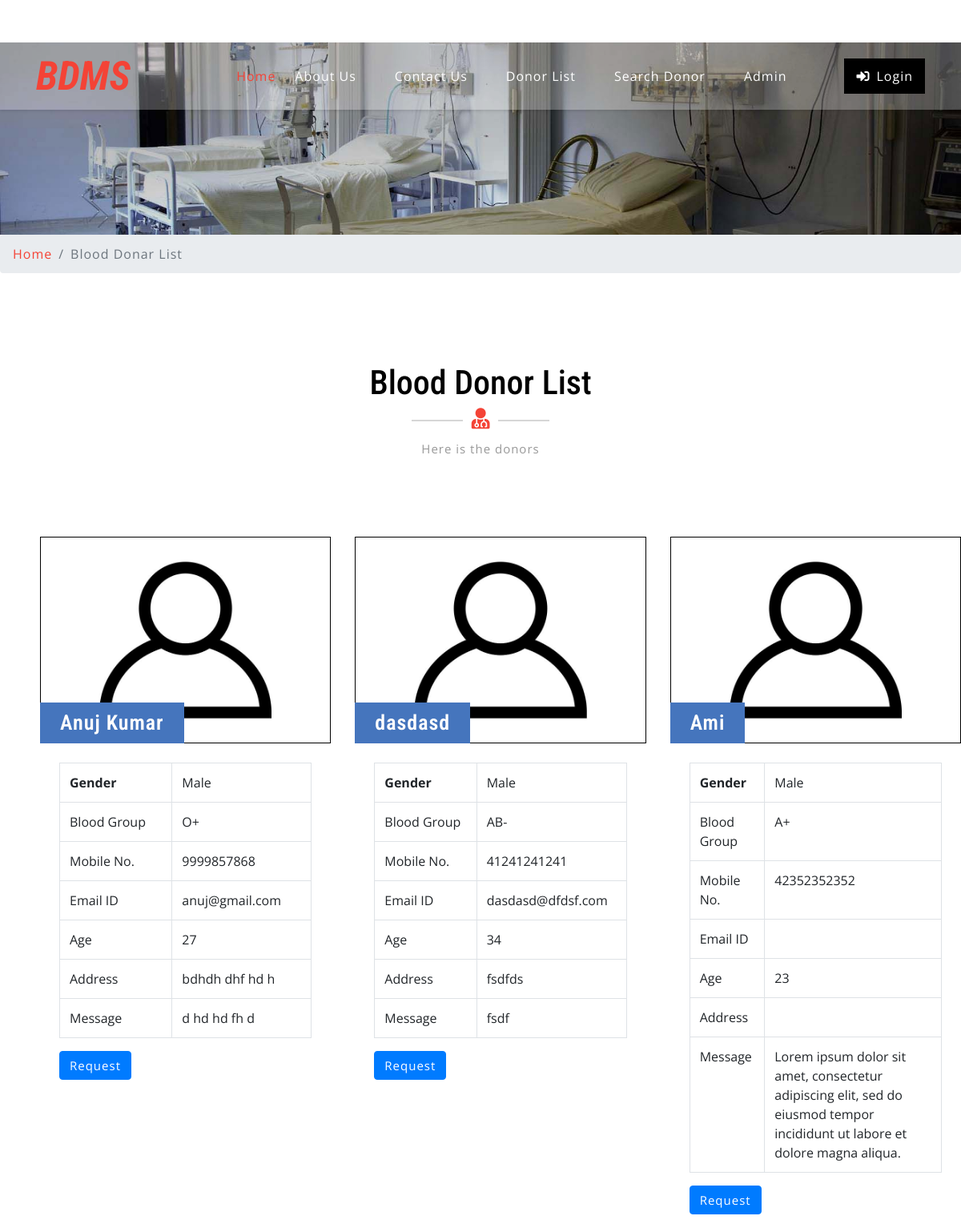
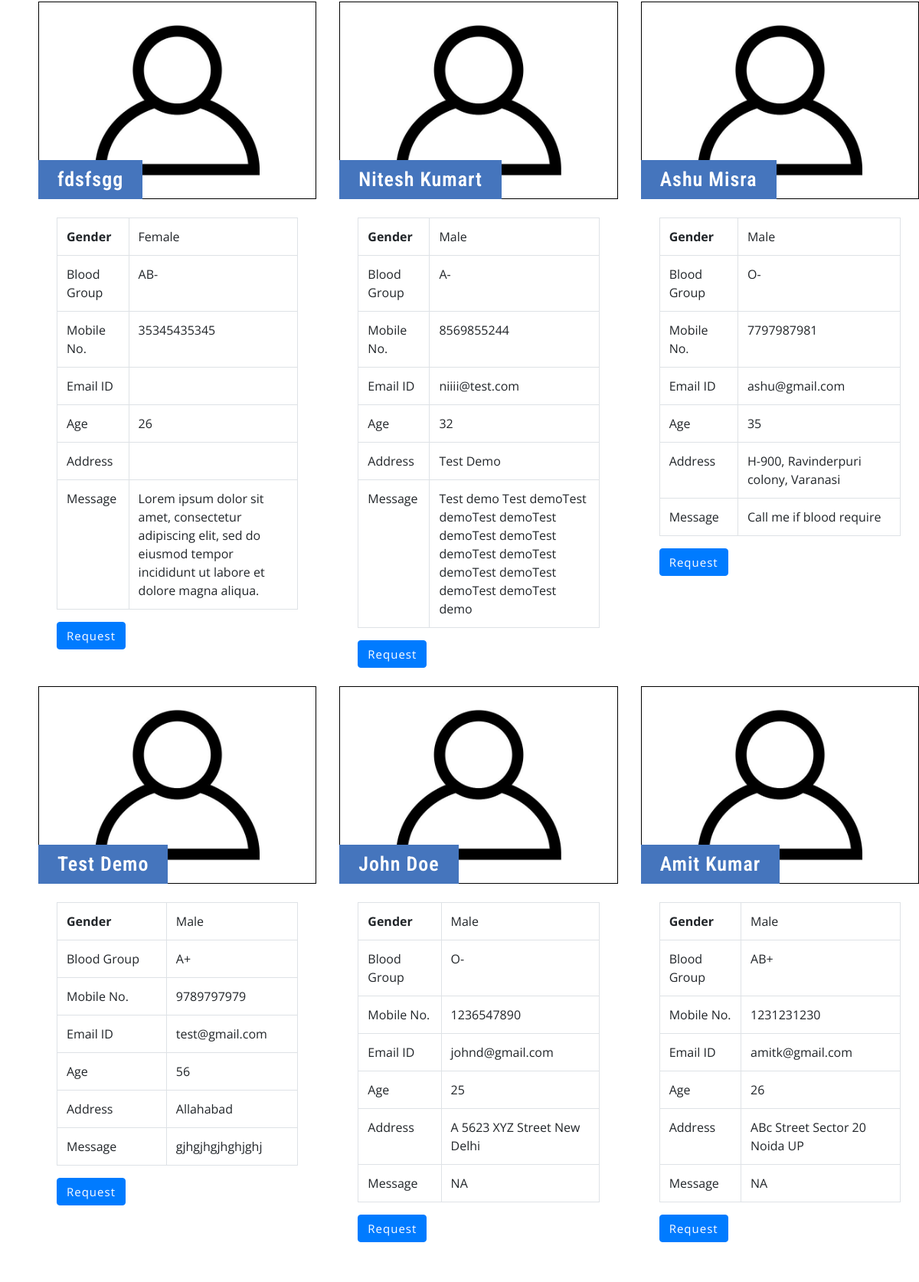
Page /donor-list.php on the committed database (2 pictures, top to bottom).
### tables this page shows
CREATE TABLE `tblcontactusinfo` (
  `id` int(11) NOT NULL,
  `Address` tinytext DEFAULT NULL,
  `EmailId` varchar(255) DEFAULT NULL,
  `ContactNo` char(11) DEFAULT NULL
);

CREATE TABLE `tblblooddonars` (
  `id` int(11) NOT NULL,
  `FullName` varchar(100) DEFAULT NULL,
  `MobileNumber` char(11) DEFAULT NULL,
  `EmailId` varchar(100) DEFAULT NULL,
  `Gender` varchar(20) DEFAULT NULL,
  `Age` int(11) DEFAULT NULL,
  `BloodGroup` varchar(20) DEFAULT NULL,
  `Address` varchar(255) DEFAULT NULL,
  `Message` mediumtext DEFAULT NULL,
  `PostingDate` timestamp NOT NULL DEFAULT current_timestamp(),
  `status` int(1) DEFAULT NULL,
  `Password` varchar(250) DEFAULT NULL
);

### donor-list.php (the view, shortened to what this page needs)
<?php
include('includes/config.php');
?>
<!DOCTYPE html>
<html lang="zxx">
<head>
	<link rel="stylesheet" href="css/bootstrap.css">
	<link rel="stylesheet" href="css/style.css" type="text/css" media="all" />
	<link rel="stylesheet" href="css/fontawesome-all.css">
</head>
<body>
	<?php include('includes/header.php');?>
	<div class="inner-banner-w3ls">
	</div>
	<div class="breadcrumb-agile">
		<div aria-label="breadcrumb">
			<ol class="breadcrumb">
				<li class="breadcrumb-item">
					<a href="index.php">Home</a>
				</li>
				<li class="breadcrumb-item active" aria-current="page">Blood Donar List</li>
			</ol>
		</div>
	</div>
	<div class="agileits-contact py-5">
		<div class="py-xl-5 py-lg-3">
			<div class="w3ls-titles text-center mb-5">
				<h3 class="title">Blood Donor List</h3>
				<span>
					<i class="fas fa-user-md"></i>
				</span>
				<p class="mt-2">Here is the donors</p>
			</div>
			<div class="d-flex">
				<div class="row package-grids mt-5" style="padding-left: 50px;">
				<?php
$status=1;
$sql = "SELECT * from tblblooddonars where status=:status";
$query = $dbh -> prepare($sql);
$query->bindParam(':status',$status,PDO::PARAM_STR);
$query->execute();
$results=$query->fetchAll(PDO::FETCH_OBJ);
if($query->rowCount() > 0)
{
foreach($results as $result)
{ ?>
				<div class="col-md-4 pricing">
					<div class="price-top">
							<img src="images/blood-donor.jpg" alt="Blood Donor" style="border:1px #000 solid" class="img-fluid" />
						<h3><?php echo htmlentities($result->FullName);?>
						</h3>
					</div>
					<div class="price-bottom p-4">
<table class="table table-bordered">
    <tbody>
      <tr>
        <th>Gender</th>
        <td><?php echo htmlentities($result->Gender);?></td>
      </tr>
      <tr>
        <td>Blood Group</td>
        <td><?php echo htmlentities($result->BloodGroup);?></td>
      </tr>
      <tr>
        <td>Mobile No.</td>
        <td><?php echo htmlentities($result->MobileNumber);?></td>
      </tr>
         <tr>
        <td>Email ID</td>
        <td><?php echo htmlentities($result->EmailId);?></td>
      </tr>
               <tr>
        <td>Age</td>
        <td><?php echo htmlentities($result->Age);?></td>
      </tr>
        <tr>
        <td>Address</td>
        <td><?php echo htmlentities($result->Address);?></td>
      </tr>
<tr>
        <td>Message</td>
        <td><?php echo htmlentities($result->Message);?></td>
      </tr>
    </tbody>
</table>
<a class="btn btn-primary" style="color:#fff"  href="contact-blood.php?cid=<?php echo $result->id;?>">Request</a>
					</div>
				</div><br>
			<?php }} ?>
			</div>
			</div>
		</div>
	</div>
</body>
</html>

### includes/header.php (shortened to what this page needs)
<?php
include('includes/config.php');
?>
   <?php
$sql = "SELECT * from tblcontactusinfo";
$query = $dbh -> prepare($sql);
$query->execute();
$results=$query->fetchAll(PDO::FETCH_OBJ);
if($query->rowCount() > 0)
{
foreach($results as $result)
{ ?>
                            <div class="col-6 header-top_w3layouts pl-3 text-lg-left text-center">
                                <p class="text-white">
                                    <i class="fas fa-map-marker-alt mr-2"></i><?php  echo $result->Address; ?></p>
                            </div>
                    <div class="col-lg-5 top-social-agile text-lg-right text-center">
                        <div class="row">
                            <div class="col-lg-7 col-6 top-w3layouts">
                                <p class="text-white">
                                    <i class="far fa-envelope-open mr-2"></i>
                                    <a href="mailto:info@example.com" class="text-white"><?php  echo $result->EmailId; ?></a>
                                </p>
                            </div>
                            <div class="col-lg-5 col-6 header-w3layouts pl-4 text-lg-left">
                                <p class="text-white">
                                    <i class="fas fa-phone mr-2"></i>+<?php  echo $result->ContactNo; ?></p>
                            </div>
                        </div><?php } } ?>
                    </div>
    <div id="home">
        <div class="main-top py-1">
            <nav class="navbar navbar-expand-lg navbar-light fixed-navi">
                <div class="container">
                    <h1>
                        <a class="navbar-brand font-weight-bold font-italic" href="index.php">
                            <span></span>BDMS
                        </a>
                    </h1>
                    <div class="collapse navbar-collapse text-center" id="navbarSupportedContent">
                        <ul class="navbar-nav ml-lg-auto">
                            <li class="nav-item active mt-lg-0 mt-3">
                                <a class="nav-link" href="index.php">Home
                                </a>
                            </li>
                            <li class="nav-item mx-lg-4 my-lg-0 my-3">
                                <a class="nav-link" href="about.php">About Us</a>
                            </li>
                            <li class="nav-item mx-lg-4 my-lg-0 my-3">
                                <a class="nav-link" href="contact.php">Contact Us</a>
                            </li>
                            <li class="nav-item mx-lg-4 my-lg-0 my-3">
                                <a class="nav-link" href="donor-list.php">Donor List</a>
                            </li>
                            <li class="nav-item mx-lg-4 my-lg-0 my-3">
                                <a class="nav-link" href="search-donor.php">Search Donor</a>
                            </li>
                            <?php if (strlen($_SESSION['bbdmsdid']==0)) {?>
                            <li class="nav-item mx-lg-4 my-lg-0 my-3">
                                <a class="nav-link" href="admin/index.php">Admin</a>
                            </li>
                        </ul>
                        <a href="#" class="login-button ml-lg-5 mt-lg-0 mt-4 mb-lg-0 mb-3" data-toggle="modal" data-target="#exampleModalCenter1">
                            <i class="fas fa-sign-in-alt mr-2"></i>Login</a><?php } ?>
                    </div>
                </div>
            </nav>
        </div>
    </div>

### css/style.css (style rules this page uses)
body { padding: 0; margin: 0; background: #FFF; font-family: 'Open Sans', sans-serif; }
body a { transition: 0.5s all; -webkit-transition: 0.5s all; -moz-transition: 0.5s all; -o-transition: 0.5s all; -ms-transition: 0.5s all; text-decoration: none; }
h1, h2, h3, h4, h5, h6 { margin: 0; padding: 0; font-family: 'Roboto Condensed', sans-serif; }
p { margin: 0; padding: 0; font-family: 'Open Sans', sans-serif; font-size: 15px; letter-spacing: 1px; line-height: 1.9; color: #999; }
ul, ol { margin: 0; padding: 0; }
.header-top_w3layouts p, .header-w3layouts p, .top-w3layouts p { font-size: 14px; }
.header-top_w3layouts, .header-w3layouts { border-left: 1px solid rgba(255, 255, 255, 0.63); }
div#home { position: relative; }
.main-top { position: absolute; z-index: 999; width: 100%; background: rgba(255, 255, 255, 0.26); box-shadow: 0 2px 3px 0 rgba(0, 0, 0, 0.1); -webkit-transition: background-color .1s ease-in-out; -moz-transition: background-color .1s ease-in-out; -ms-transition: background-color .1s ease-in-out; -o-transition: background-color .1s ease-in-out; transition: background-color .1s ease-in-out; }
.navbar-light .navbar-nav .nav-link { padding: 0; color: #fff; background: transparent; font-size: 16px; letter-spacing: 1px; }
.navbar-light .navbar-nav .show>.nav-link, .navbar-light .navbar-nav .active>.nav-link, .navbar-light .navbar-nav .nav-link.show, .navbar-light .navbar-nav .nav-link.active, .navbar-light .navbar-nav .nav-link:hover, .navbar-light .navbar-nav .nav-link:focus { color: #f44336; }
nav.fixed-navi ul { list-style: none; margin: 0; padding: 0; }
nav.fixed-navi ul li { float: left; }
a.navbar-brand { color: #f44336; font-size: 50px; padding: 0; }
.navbar-light .navbar-brand, .navbar-light .navbar-brand:hover, .navbar-light .navbar-brand:focus, .w3l-footer h2 a span { color: #f44336; }
a.login-button { color: #fff; letter-spacing: 1px; font-size: 16px; padding: 10px 15px; background: #000; display: inline-block; }
h3.title { color: #000; font-size: 42px; }
.w3ls-titles span { position: relative; }
.w3ls-titles span:before { content: " "; background: #d6d6d6; width: 64px; height: 2px; position: absolute; top: 9px; left: -75px; }
.w3ls-titles span:after { content: " "; background: #d6d6d6; width: 64px; height: 2px; position: absolute; top: 9px; right: -75px; }
.w3ls-titles i { color: #f44336; font-size: 26px; margin-top: 5px; }
.pricing { -webkit-transition: all 0.5s; -moz-transition: all 0.5s; -o-transition: all 0.5s; -ms-transition: all 0.5s; transition: all 0.5s; }
.price-top { position: relative; }
.price-top h3 { font-size: 26px; color: #fff; position: absolute; background: #4575bd; padding: 10px 25px; bottom: 0; letter-spacing: 1px; text-align: center; font-weight: 600; }
.price-bottom { background: #fff; }
.price-bottom a { color: #999; letter-spacing: 1px; font-size: 15px; }
.inner-banner-w3ls { background: url(../images/banner3.jpg) no-repeat center; background-size: cover; -webkit-background-size: cover; -moz-background-size: cover; -o-background-size: cover; -moz-background-size: cover; height: 20vw; }
.breadcrumb li a { color: #f44336; }
.breadcrumb li { letter-spacing: 1px; color: #000; }

### rows in the picture
tblblooddonars: FullName "Anuj Kumar", Gender "Male", BloodGroup "O+", MobileNumber "9999857868", EmailId "anuj@gmail.com", Age "27", Address "bdhdh dhf hd h", Message "d hd hd fh d"
tblblooddonars: FullName "dasdasd", Gender "Male", BloodGroup "AB-", MobileNumber "41241241241", EmailId "dasdasd@dfdsf.com", Age "34", Address "fsdfds", Message "fsdf"
tblblooddonars: FullName "Ami", Gender "Male", BloodGroup "A+", MobileNumber "42352352352", Age "23", Message "Lorem ipsum dolor sit amet, consectetur adipiscing elit, sed do eiusmod tempor incididunt ut labore et dolore magna aliqua."
tblblooddonars: FullName "fdsfsgg", Gender "Female", BloodGroup "AB-", MobileNumber "35345435345", Age "26", Message "Lorem ipsum dolor sit amet, consectetur adipiscing elit, sed do eiusmod tempor incididunt ut labore et dolore magna aliqua."
tblblooddonars: FullName "Nitesh Kumart", Gender "Male", BloodGroup "A-", MobileNumber "8569855244", EmailId "niiii@test.com", Age "32", Address "Test Demo", Message "Test demo Test demoTest demoTest demoTest demoTest demoTest demoTest demoTest demoTest demoTest demoTest demoTest demo"
tblblooddonars: FullName "Ashu Misra", Gender "Male", BloodGroup "O-", MobileNumber "7797987981", EmailId "ashu@gmail.com", Age "35", Address "H-900, Ravinderpuri colony, Varanasi", Message "Call me if blood require"
tblblooddonars: FullName "Test Demo", Gender "Male", BloodGroup "A+", MobileNumber "9789797979", EmailId "test@gmail.com", Age "56", Address "Allahabad", Message "gjhgjhgjhghjghj"
tblblooddonars: FullName "John Doe", Gender "Male", BloodGroup "O-", MobileNumber "1236547890", EmailId "johnd@gmail.com", Age "25", Address "A 5623 XYZ Street New Delhi", Message "NA"
tblblooddonars: FullName "Amit Kumar", Gender "Male", BloodGroup "AB+", MobileNumber "1231231230", EmailId "amitk@gmail.com", Age "26", Address "ABc Street Sector 20 Noida UP", Message "NA"
